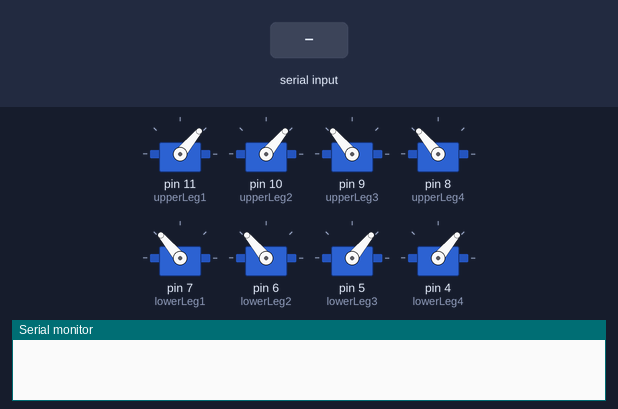
Simulated run of this sketch. Board: Arduino Uno, built with avr-gcc and run on an emulated ATmega328P. Shown: 8 × servo, the last lines printed to the serial monitor. The test bench sets the inputs (shaded band).

Above: at 3.0 s.
3.1 s: "F" received over Serial
At 4.25 s:
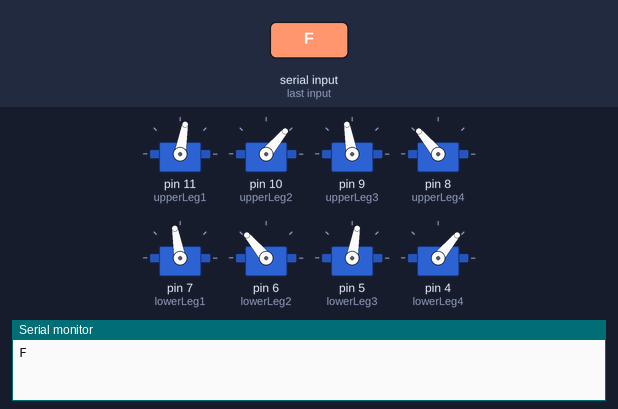
At 4.6 s:
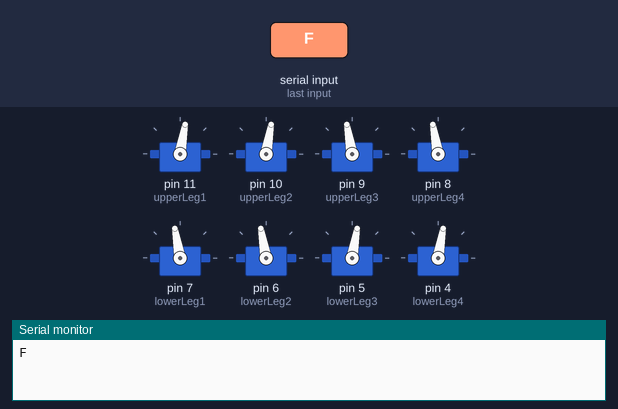
Timing chart, 0 to 12.1 s (numbered marks = the images above; inputs shaded):
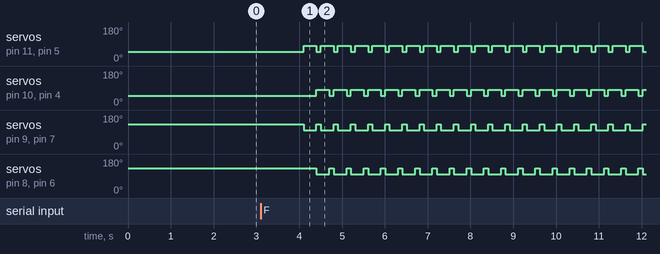

Measured:
- after the input at 3.1 s, servo on pin 11 (upperLeg1): alternates 80° for 0.30 s and 50° for 0.10 s, starting after 1.0 s; servo on pin 10 (upperLeg2): alternates 80° for 0.30 s and 50° for 0.10 s, starting after 1.3 s

The sketch:

complete_leg_test_with_bluetooth_10-06-2022.ino
```cpp
//        write F in the serial monitor to start ... and F to stop
//        for connections.... connect the black wire of adaptor to GND of arduino and the GND of servos.. so... the GND of arduino,adaptor, and all the servos are common... middle wire of servos to the red wire of adaptor ... and signal wire of servos to pin 9,8,7,and6 of aurdino.
//        MONbot leg_test program: 09/06/2022
#include <Servo.h> //Including the servo lib
Servo upperLeg1, upperLeg2,upperLeg3,upperLeg4,lowerLeg1, lowerLeg2, lowerLeg3, lowerLeg4; // Giving names to servo
char val;
void setup(){
  upperLeg1.attach(11);
  upperLeg2.attach(10);
  upperLeg3.attach(9);
  upperLeg4.attach(8);
  lowerLeg1.attach(7);
  lowerLeg2.attach(6);
  lowerLeg3.attach(5);
  lowerLeg4.attach(4);
  Serial.begin(9600);// TO start Serial communication
  }


void loop(){
  upperLeg1.write(50);
  upperLeg2.write(50);
  upperLeg3.write(130);
  upperLeg4.write(130);

  lowerLeg1.write(130);
  lowerLeg2.write(130);
  lowerLeg3.write(50);
  lowerLeg4.write(50);
  delay(2000);
  if(Serial.available()>0){
    val = Serial.read();
    Serial.println(val);

//    Val = F
    if(val == 'F'){
      while(true){
        if(Serial.available()>0){
          char a = Serial.read();
          if(a=='F'){
            break;
            }
          }
//          Legs 1, 3 Controlled.
        upperLeg1.write(50);
        lowerLeg1.write(130);
        upperLeg3.write(130);
        lowerLeg3.write(50);
        delay(100) ;
        upperLeg1.write(80);
        lowerLeg1.write(100);
        upperLeg3.write(100);
        lowerLeg3.write(80);
        delay(200);

//          Legs 2, 4 Controlled.
        upperLeg2.write(50);
        lowerLeg2.write(130);
        upperLeg4.write(130);
        lowerLeg4.write(50);
        delay(100) ;
        upperLeg2.write(80);
        lowerLeg2.write(100);
        upperLeg4.write(100);
        lowerLeg4.write(80);

        }
      }

//      Val = B
    if(val == 'B'){
          while(true){
            if(Serial.available()>0){
              char a = Serial.read();
              if(a=='B'){
                break;
                }
              }
    //          Legs 1, 3 Controlled.
            upperLeg1.write(50);
            lowerLeg1.write(130);
            upperLeg3.write(130);
            lowerLeg3.write(50);
            delay(100) ;
            upperLeg1.write(20);
            lowerLeg1.write(160);
            upperLeg3.write(160);
            lowerLeg3.write(20);
            delay(200);

    //          Legs 2, 4 Controlled.
            upperLeg2.write(50);
            lowerLeg2.write(130);
            upperLeg4.write(130);
            lowerLeg4.write(50);
            delay(100) ;
            upperLeg2.write(20);
            lowerLeg2.write(160);
            upperLeg4.write(160);
            lowerLeg4.write(20);

            }
          }
    }
 }
```
